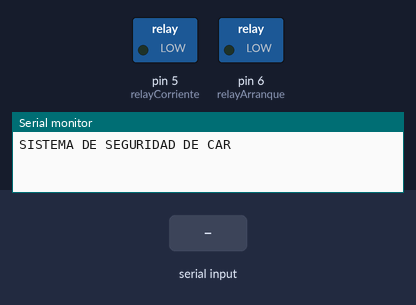
A sketch run on a simulated Arduino Uno, built with avr-gcc and run on an emulated ATmega328P. Shown: switched loads named in the sketch (green lamp = pin HIGH), the last lines printed to the serial monitor. The test bench sets the inputs (shaded band).

Above: at 1.2 s.
1.3 s: "1" received over Serial
At 1.7 s:
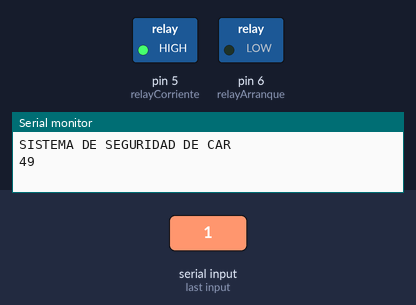
2.8 s: "3" received over Serial
At 5.2 s:
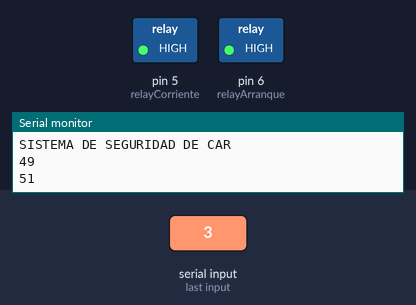
5.8 s: "0" received over Serial
At 6.3 s:
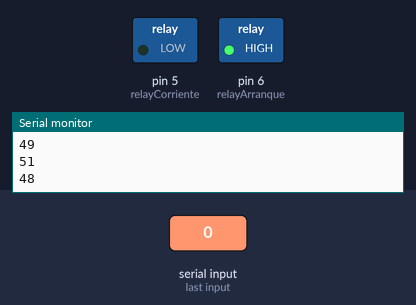
7.3 s: "2" received over Serial
At 8.7 s:
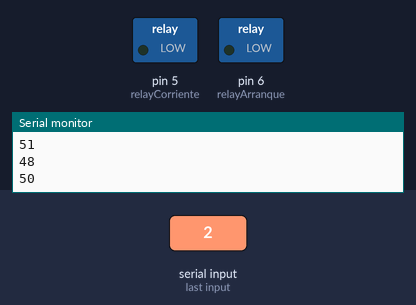
Timing chart, 0 to 9.8 s (numbered marks = the images above; inputs shaded):
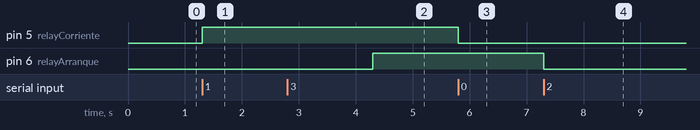

The sketch:

SistemaCar.ino
```cpp
#include <SoftwareSerial.h>

#define relayCorriente 5
#define relayArranque 6

SoftwareSerial serial1(0, 1);

boolean b1 = false;

void setup(){

  Serial.begin(9600);
  serial1.begin(9600);

  //pinMode(8, OUTPUT);
  //digitalWrite(8, HIGH);
  pinMode(relayCorriente, OUTPUT);
  pinMode(relayArranque, OUTPUT);

  digitalWrite(relayCorriente, LOW);
  digitalWrite(relayArranque, LOW);

  Serial.println("SISTEMA DE SEGURIDAD DE CAR");

}

void loop(){

 if(b1){
     delay(1000);
     digitalWrite(relayArranque, LOW);
     delay(1000);
     b1 = false;
   }


 if(Serial.available()){

   int v = Serial.read();
   Serial.println(v);

   if(v == 48){
       digitalWrite(relayCorriente, LOW);
       delay(1000);
            b1 = false;
   }

   if(v == 49){
     digitalWrite(relayCorriente, HIGH);
     delay(1000);
     b1 = true;
   }

   if(v == 50){
       digitalWrite(relayArranque, LOW);
       delay(1000);

   }

   if(v == 51){
     digitalWrite(relayArranque, HIGH);
     delay(1000);
   }

 }

 if(serial1.available()){
   Serial.write(serial1.read());
 }
 }
```

Measured:
- after the input at 1.3 s, pin 5 (relayCorriente): LOW → HIGH at once
- after the input at 2.8 s, pin 6 (relayArranque): LOW → HIGH after 1.5 s
- after the input at 5.8 s, pin 5 (relayCorriente): HIGH → LOW at once
- after the input at 7.3 s, pin 6 (relayArranque): HIGH → LOW at once
